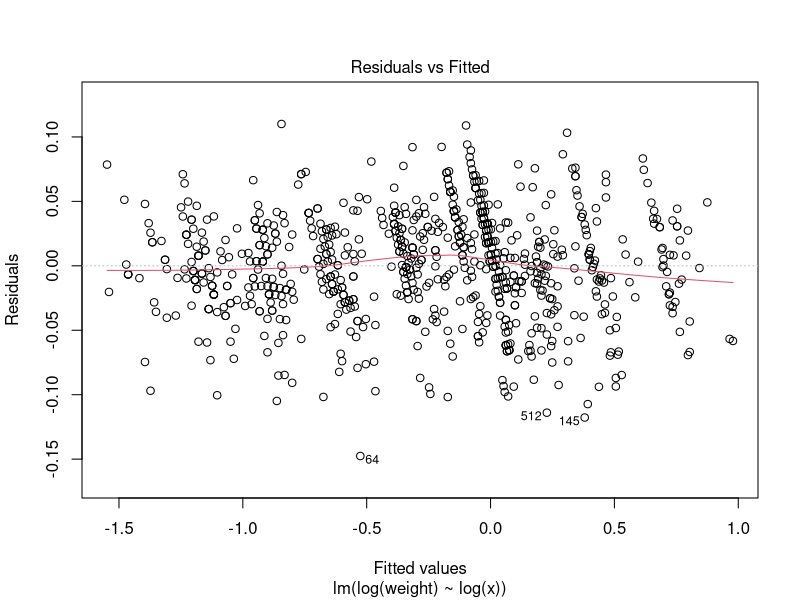

This chart was generated by the following R code:
## ---- chunk 1
knitr::opts_chunk$set(echo = TRUE, out.width="60%", fig.align="center", comment="", message= FALSE)
## ---- chunk 2
dia3 <- read.csv("../data/dia3.csv")
model1 <- lm(log(price) ~ log(weight), data=dia3)
## ---- chunk 3
lm.out <- lm(log(weight) ~ log(x), data=dia3)
plot(lm.out, 1)
